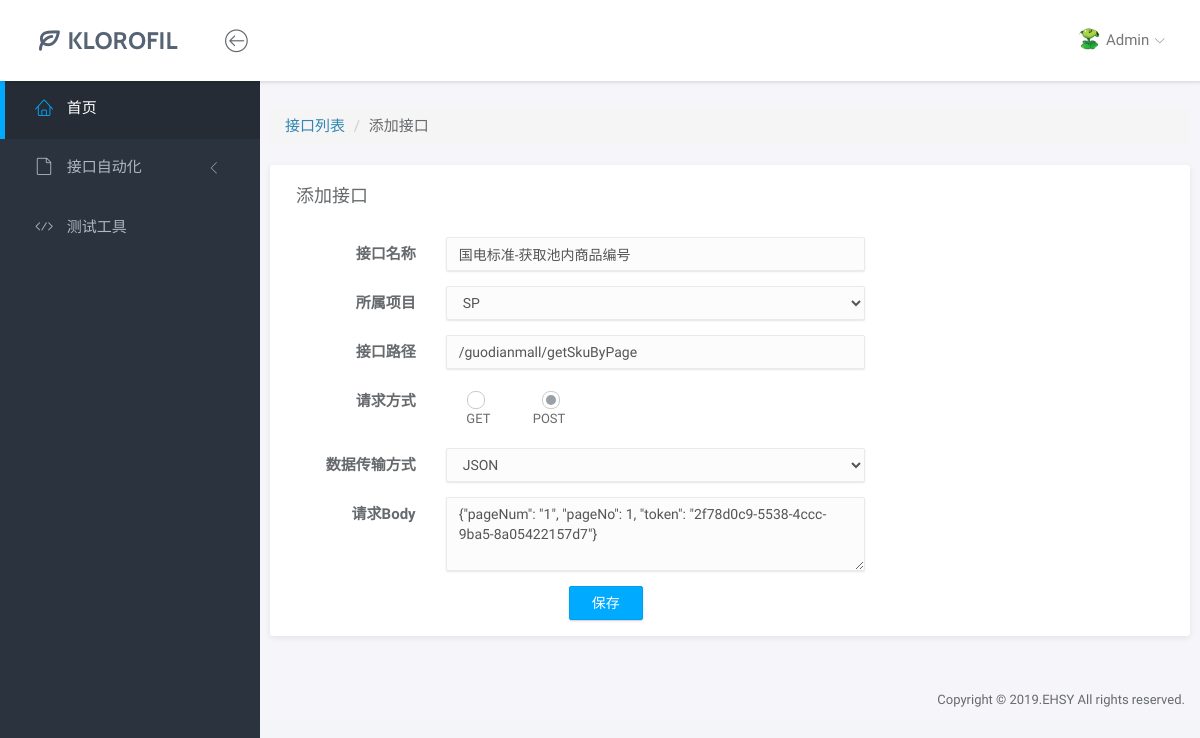
The app's page /api/edit/?operation=query&id=36 with its own data.
### sign/models.py (models this page shows, shortened)
class apis(models.Model):
    id = models.AutoField('ID', max_length=5, primary_key=True)
    path = models.URLField('接口路径', max_length=100, null=True)
    name = models.CharField('接口名称', max_length=200)
    method = models.CharField(max_length=10, choices=(('POST', 'POST'), ('GET', 'GET')), default='POST')    # choices=（value,display_name）
    content_type = models.CharField('数据传输方式', max_length=50, choices=(('JSON', 'JSON'), ('APPLICATION/X-WWW-FROM-URLENCODED', 'APPLICATION/X-WWW-FROM-URLENCODED')), default='JSON', null=True)
    belong_project = models.CharField('所属项目', max_length=20, choices=(('OC', 'OC'), ('PC', 'PC'), ('UC', 'UC'), ('SP', 'SP'), ('Odoo', 'Odoo')), default='OC')
    params = models.TextField('接口参数', max_length=5000)
    create_time = models.DateTimeField('创建时间', auto_now_add=True)
    update_time = models.DateTimeField('更新时间', auto_now=True)
    status = models.BooleanField('状态')
    class Meta:
        verbose_name = "接口列表"
        verbose_name_plural = "接口列表"

### sign/views.py (the view, shortened to what this page needs)
# urls.py: url(r'^api/edit/', views.api_edit),
def api_edit(request):
    operation = request.GET.get('operation')
    id = request.GET.get('id')
    api = apis.objects.get(id=id)
    if operation == 'query':    # 编辑-详情页
        return render(request, 'api_edit.html', {'api': api})

### sign/templates/api_edit.html (shortened to what this page needs)
{% extends './base.html' %}
{% block main-content %}
<ul class="breadcrumb">
    <li><a href="/api/list/">接口列表</a> </li>
    <li>添加接口</li>
</ul>
<div class="panel">
    <div class="panel-heading">
        <h3 class="panel-title">添加接口</h3>
    </div>
    <div class="panel-body">
        <div class="form-horizontal">
            <form action="/api/edit/?operation=save&id={{ api.id }}" method="post" onsubmit="return check()" id="api_add_form">
                <div class="form-group">
                    <label class="control-label col-md-2">接口名称</label>
                    <div class="col-md-6">
                        <input class="form-control" name="api_name" value="{{ api.name }}">
                    </div>
                </div>
                <div class="form-group">
                    <label class="control-label col-md-2">所属项目</label>
                    <div class="col-md-6">
                        <select class="form-control" name="api_belong_project" id="belong_project">
                            <option value="SP">SP</option>
                        </select>
                    </div>
                </div>
                <div class="form-group">
                    <label class="control-label col-md-2">接口路径</label>
                    <div class="col-md-6">
                        <input class="form-control" name="api_address" value="{{ api.path }}">
                    </div>
                </div>
                <div class="form-group" id="api_method">
                    <label class="control-label col-md-2">请求方式</label>
                    <div class="col-md-1 control-label">
                        <label class="fancy-radio">
                            <input name="api_method" value="GET" type="radio" {% if api.method == "GET" %} checked="true" {% endif %} onclick="removeApiType(this)"><span><i></i>GET</span>
                        </label>
                    </div>
                    <div class="col-md-1 control-label">
                        <label class="fancy-radio">
                            <input name="api_method" value="POST" type="radio" {% if api.method == "POST" %} checked="true" {% endif %} onclick="removeApiType(this)"><span><i></i>POST</span>
                        </label>
                    </div>
                </div>
                {% if api.method == "POST" %}
                    <div class="form-group" id="api_content_type">
                        <label class="control-label col-md-2">数据传输方式</label>
                        <div class="col-md-6">
                            <select class="form-control" name="api_content_type" onclick="changetag(this)" id="content_type">
                                <option value="JSON">JSON</option>
                            </select>
                        </div>
                    </div>
                {% endif %}
                <div class="form-group">
                    <label class="control-label col-md-2" id="label">请求Body</label>
                    <div class="col-md-6" id="params">
                        <textarea name="body" id="textarea" class="form-control" placeholder='' rows="3">{{ api.params }}</textarea>
                    </div>
                </div>
                <div id="toastr-demo" class="container col-md-5 pull-left" >
                    <button type="submit" class="btn btn-primary pull-right">保存</button>
                </div>
            </form>
        </div>
    </div>
</div>
{% endblock %}

### sign/static/assets/css/main.css (style rules this page uses)
html { position: relative; min-height: 100%; }
body { background-color: #F3F5F8; font-family: "Source Sans Pro", sans-serif; font-size: 15px; color: #676a6d; }
a { color: #3287B2; }
.form-control { -moz-box-shadow: 0px 1px 2px 0 rgba(0, 0, 0, 0.1); -webkit-box-shadow: 0px 1px 2px 0 rgba(0, 0, 0, 0.1); box-shadow: 0px 1px 2px 0 rgba(0, 0, 0, 0.1); -webkit-border-radius: 2px; -moz-border-radius: 2px; border-radius: 2px; border-color: #eaeaea; background-color: #fcfcfc; }
.fancy-radio { display: block; font-weight: normal; }
.fancy-radio input[type="radio"] + span { display: block; cursor: pointer; position: relative; font-size: 13px; }
.fancy-radio input[type="radio"] + span i { display: inline-block; vertical-align: middle; *vertical-align: auto; *zoom: 1; *display: inline; -webkit-border-radius: 8px; -moz-border-radius: 8px; border-radius: 8px; position: relative; bottom: 1px; content: ""; border: 1px solid #ccc; width: 18px; height: 18px; margin-right: 5px; }
.fancy-radio input[type="radio"]:checked + span i:after { -webkit-border-radius: 50%; -moz-border-radius: 50%; border-radius: 50%; display: block; position: relative; top: 3px; left: 3px; content: ''; width: 10px; height: 10px; background-color: #99a1a7; }
.btn { -webkit-border-radius: 2px; -moz-border-radius: 2px; border-radius: 2px; -moz-box-shadow: 0px 1px 2px 0 rgba(0, 0, 0, 0.2); -webkit-box-shadow: 0px 1px 2px 0 rgba(0, 0, 0, 0.2); box-shadow: 0px 1px 2px 0 rgba(0, 0, 0, 0.2); padding: 6px 22px; }
.btn-primary { background-color: #00AAFF; border-color: #00a0f0; }
.panel { -webkit-border-radius: 3px; -moz-border-radius: 3px; border-radius: 3px; -moz-box-shadow: 0 2px 6px rgba(0, 0, 0, 0.08); -webkit-box-shadow: 0 2px 6px rgba(0, 0, 0, 0.08); box-shadow: 0 2px 6px rgba(0, 0, 0, 0.08); background-color: #fff; margin-bottom: 30px; }
.panel .panel-heading, .panel .panel-body, .panel .panel-footer { padding-left: 25px; padding-right: 25px; }
.panel .panel-heading { padding-top: 20px; padding-bottom: 20px; position: relative; }
.panel .panel-heading .panel-title { margin: 0; font-size: 18px; font-weight: 300; }
.panel .panel-body { padding-top: 10px; padding-bottom: 15px; }

### records on screen
apis: api_name "国电标准-获取池内商品编号", api_address "/guodianmall/getSkuByPage", body "{\"pageNum\": \"1\", \"pageNo\": 1, \"token\": \"2f78d0c9-5538-4ccc-9ba5-8a05422157d7\"}"
